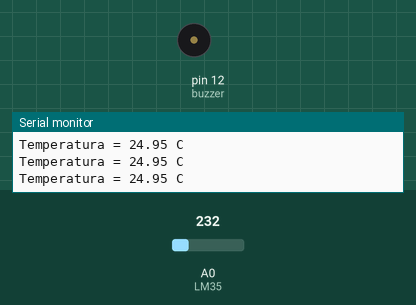
Simulated run of this sketch. Board: Arduino Mega 2560, built for the host (arithmetic inside an expression is 32-bit, double 64-bit). Shown: buzzer (waves = sounding, pin HIGH), the last lines printed to the serial monitor. Inputs (shaded band) come from the test bench; at power-on: A0 (LM35) = 232.

Above: at 1.2 s.
1.3 s: A0 (LM35) set to 281
4.3 s: A0 (LM35) set to 311
At 4.9 s:
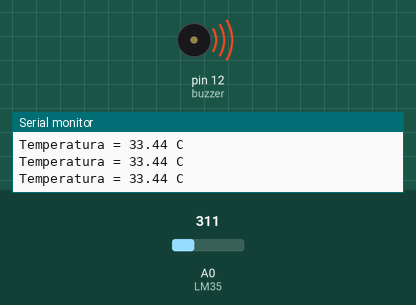
5.8 s: A0 (LM35) set to 290
At 6.3 s:
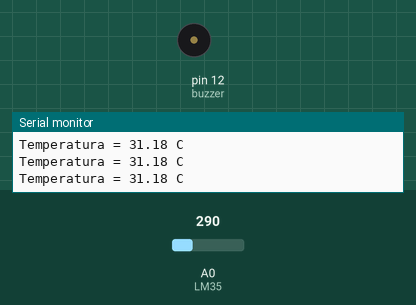
8.8 s: A0 (LM35) set to 336
At 9.5 s:
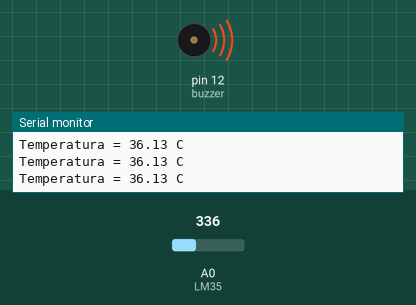
Timing chart, 0 to 11.8 s (numbered marks = the images above; inputs shaded):
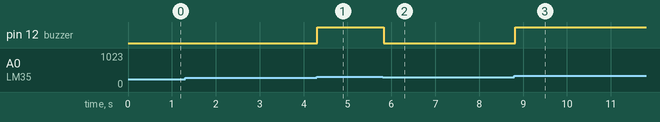

The sketch:

Semaforo.ino
```cpp
const int LM35 = 0;
float temperatura = 0;
int ADClido = 0;
const int buzzer = 12;
void setup() {
  Serial.begin(9600);
  analogReference(INTERNAL); //Se estiver usando Arduino Mega, use INTERNAL1V1
  pinMode(buzzer,OUTPUT);
}
void loop() {
  ADClido = analogRead(LM35);
  temperatura = ADClido * 0.1075268817204301;
  if(temperatura > 32){
    digitalWrite(buzzer,HIGH);
  }
  else{
    digitalWrite(buzzer,LOW);
  }

  Serial.print("Temperatura = ");
  Serial.print(temperatura);
  Serial.println(" C");

}
```

Measured:
- the behaviour switches between 297 and 298 on A0 (LM35) (found by bisection; images 0 and 1)
- after the input at 4.3 s, pin 12 (buzzer): LOW → HIGH at once
- after the input at 5.8 s, pin 12 (buzzer): HIGH → LOW at once
- after the input at 8.8 s, pin 12 (buzzer): LOW → HIGH at once
